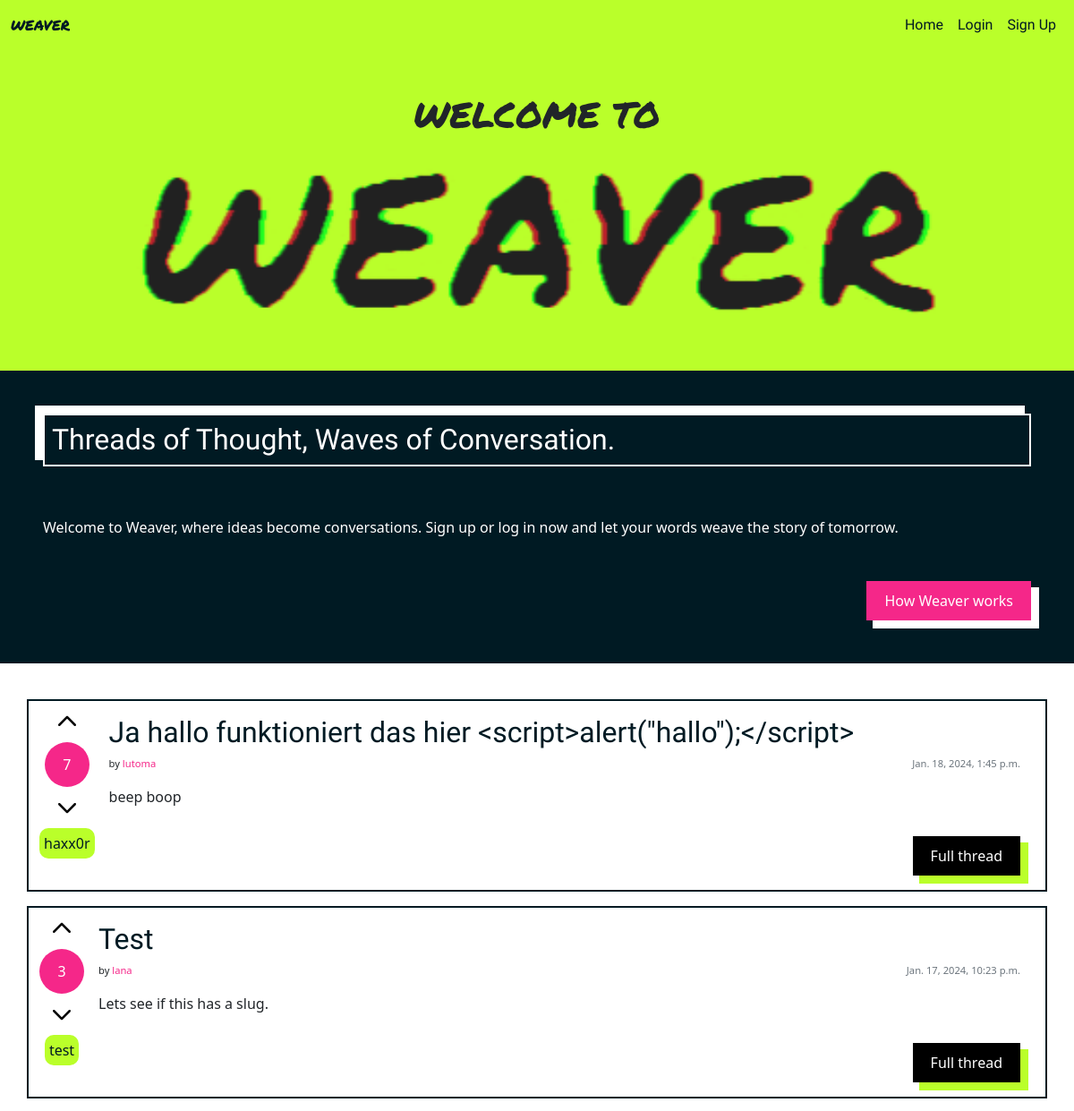
The app's page / (upper part), older data.
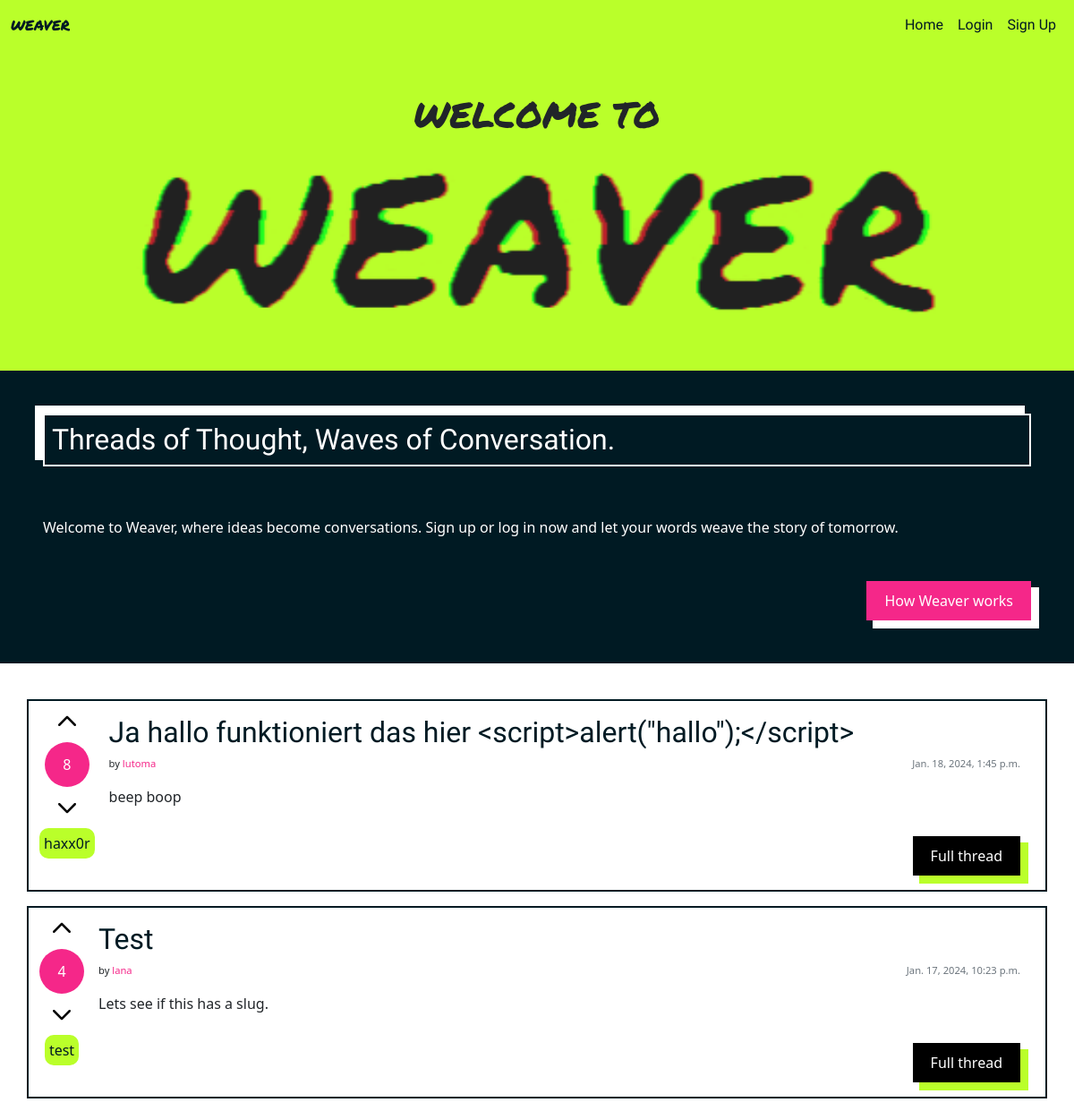
The same page, newer data.
### weave_manager/models.py (models this page shows, shortened)
class Thread(models.Model):
    title = models.CharField(max_length=200, unique=True)
    slug = models.SlugField(max_length=200, unique=True)
    author = models.ForeignKey(settings.AUTH_USER_MODEL,
        on_delete=models.CASCADE, related_name="posts")
    content = models.TextField()
    votes = models.IntegerField(default=0)
    created_on = models.DateTimeField(auto_now_add=True)
    status = models.IntegerField(choices=STATUS, default=0)
    tags = TaggableManager()
    class Meta:
        ordering = ["-created_on"]

### authentication/models.py (models this page shows)
class User(AbstractUser):
    bio = models.CharField(max_length=200, unique=False, default="Your bio could be here.")
    created_on = models.DateTimeField(auto_now_add=True)
    profile_pic = models.ImageField(null=True, blank=True, default="default.png")

### weave_manager/views.py (the view)
# urls.py: path('', views.GlobalTimeline.as_view(), name='home'),
class GlobalTimeline(generic.ListView):
    queryset = Thread.objects.all()
    template_name = "index.html"

### weave_manager/templates/index.html (shortened to what this page needs)
{% extends "base.html" %}
{% load static %}
{% block content %}
{% if not request.user.is_authenticated %}
<div class="container-fluid text-center mx-auto bg-hl py-5">
    <h1 class="text-uppercase font-marker">Welcome to</h1>
    <IMG SRC="static/img/weaver-green.gif" alt="weaver" class="header-gif">
</div>
<div class="banner-content p-5 d-flex flex-column">
    <h2 class="banner-box p-2">Threads of Thought, Waves of Conversation.</h2>
    <p class="my-5">Welcome to Weaver, where ideas become conversations. Sign up or log in now and let your words weave the story of tomorrow.</p>
    <a href={% url 'info' %} class="button-pink align-self-end"> How Weaver works</a>
</div>
{% endif %}
<div class="container-lg pt-3">
    <div class="row">
        <div class="mt-3 left">
            <div class="row">
                {% for thread in thread_list %}
                <div class="card my-2 d-flex flex-row">
                    <div class="d-flex flex-column align-items-center">
                        <a href="{% url 'upvote_thread' thread_id=thread.id %}"><img src="{% static 'img/icons/up.svg' %}" class="icon m-2"></img></a>
                        <p class="circle m-0">{{ thread.votes }}</p>
                        <a href="{% url 'downvote_thread' thread_id=thread.id %}"><img src="{% static 'img/icons/up.svg' %}" class="icon m-2 rotate-180"></img></a>
                        {% for tag in thread.tags.all %}
                        <p class="tag">{{ tag }}</p>
                        {% endfor %}
                    </div>
                    <div class="card-body d-flex flex-column">
                        <h2><a href="{% url 'thread_detail' slug=thread.slug %}" class="card-title">{{ thread.title }}</a></h2>
                        <div class="d-flex flex-row justify-content-between">
                            <p class="fs-7">by <a href="{% url 'user_profile' username=thread.author %}" class="link">{{ thread.author }}</a></p>
                            <p class="card-text text-muted fs-7">{{ thread.created_on}}
                        </div>
                        <p class="card-text">{{ thread.content|truncatechars:500 }}</p>
                        <a href="{% url 'thread_detail' slug=thread.slug %}" class="neon-button align-self-end">Full thread</a>
                    </div>
                </div>
                {% endfor %}
            </div>
        </div>
    </div>
</div>
{% endblock %}

Row changes from the older to the newer data that the page shows:
changed Thread "Ja hallo funktioniert das hier <script>alert(\"hallo\");</script>": votes "7" → "8"
changed Thread "Test": votes "3" → "4"
